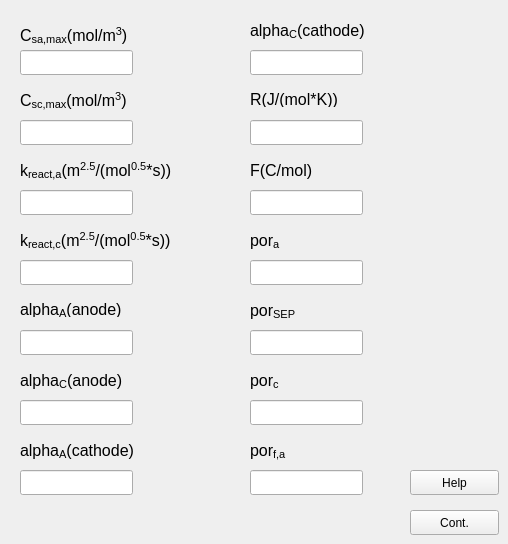
   <widget class="QWidget" name="tab_2">
    <attribute name="title">
     <string>Constant-&gt;</string>
    </attribute>
    <widget class="QLabel" name="label_11">
     <property name="geometry">
      <rect>
       <x>20</x>
       <y>20</y>
       <width>191</width>
       <height>31</height>
      </rect>
     </property>
     <property name="font">
      <font>
       <pointsize>12</pointsize>
      </font>
     </property>
     <property name="text">
      <string>&lt;html&gt;&lt;head/&gt;&lt;body&gt;&lt;p&gt;C&lt;span style=&quot; vertical-align:sub;&quot;&gt;sa,max&lt;/span&gt;(mol/m&lt;span style=&quot; vertical-align:super;&quot;&gt;3&lt;/span&gt;)&lt;/p&gt;&lt;/body&gt;&lt;/html&gt;</string>
     </property>
    </widget>
    <widget class="QLineEdit" name="csmaxa_lineEdit">
     <property name="geometry">
      <rect>
       <x>20</x>
       <y>50</y>
       <width>113</width>
       <height>25</height>
      </rect>
     </property>
    </widget>
    <widget class="QLabel" name="label_12">
     <property name="geometry">
      <rect>
       <x>20</x>
       <y>90</y>
       <width>201</width>
       <height>21</height>
      </rect>
     </property>
     <property name="font">
      <font>
       <pointsize>12</pointsize>
      </font>
     </property>
     <property name="text">
      <string>&lt;html&gt;&lt;head/&gt;&lt;body&gt;&lt;p&gt;C&lt;span style=&quot; vertical-align:sub;&quot;&gt;sc,max&lt;/span&gt;(mol/m&lt;span style=&quot; vertical-align:super;&quot;&gt;3&lt;/span&gt;)&lt;/p&gt;&lt;/body&gt;&lt;/html&gt;</string>
     </property>
    </widget>
    <widget class="QLineEdit" name="csmaxc_lineEdit">
     <property name="geometry">
      <rect>
       <x>20</x>
       <y>120</y>
       <width>113</width>
       <height>25</height>
      </rect>
     </property>
    </widget>
    <widget class="QLabel" name="label_13">
     <property name="geometry">
      <rect>
       <x>20</x>
       <y>160</y>
       <width>221</width>
       <height>21</height>
      </rect>
     </property>
     <property name="font">
      <font>
       <pointsize>12</pointsize>
      </font>
     </property>
     <property name="text">
      <string>&lt;html&gt;&lt;head/&gt;&lt;body&gt;&lt;p&gt;k&lt;span style=&quot; vertical-align:sub;&quot;&gt;react,a&lt;/span&gt;(m&lt;span style=&quot; vertical-align:super;&quot;&gt;2.5&lt;/span&gt;/(mol&lt;span style=&quot; vertical-align:super;&quot;&gt;0.5&lt;/span&gt;*s))&lt;/p&gt;&lt;/body&gt;&lt;/html&gt;</string>
     </property>
    </widget>
    <widget class="QLineEdit" name="kreacta_lineEdit">
     <property name="geometry">
      <rect>
       <x>20</x>
       <y>190</y>
       <width>113</width>
       <height>25</height>
      </rect>
     </property>
    </widget>
    <widget class="QLabel" name="label_14">
     <property name="geometry">
      <rect>
       <x>20</x>
       <y>230</y>
       <width>221</width>
       <height>21</height>
      </rect>
     </property>
     <property name="font">
      <font>
       <pointsize>12</pointsize>
      </font>
     </property>
     <property name="text">
      <string>&lt;html&gt;&lt;head/&gt;&lt;body&gt;&lt;p&gt;k&lt;span style=&quot; vertical-align:sub;&quot;&gt;react,c&lt;/span&gt;(m&lt;span style=&quot; vertical-align:super;&quot;&gt;2.5&lt;/span&gt;/(mol&lt;span style=&quot; vertical-align:super;&quot;&gt;0.5&lt;/span&gt;*s))&lt;/p&gt;&lt;/body&gt;&lt;/html&gt;</string>
     </property>
    </widget>
    <widget class="QLabel" name="label_15">
     <property name="geometry">
      <rect>
       <x>20</x>
       <y>300</y>
       <width>161</width>
       <height>17</height>
      </rect>
     </property>
     <property name="font">
      <font>
       <pointsize>12</pointsize>
      </font>
     </property>
     <property name="text">
      <string>&lt;html&gt;&lt;head/&gt;&lt;body&gt;&lt;p&gt;alpha&lt;span style=&quot; vertical-align:sub;&quot;&gt;A&lt;/span&gt;(anode)&lt;/p&gt;&lt;/body&gt;&lt;/html&gt;</string>
     </property>
    </widget>
    <widget class="QLabel" name="label_16">
     <property name="geometry">
      <rect>
       <x>20</x>
       <y>370</y>
       <width>151</width>
       <height>21</height>
      </rect>
     </property>
     <property name="font">
      <font>
       <pointsize>12</pointsize>
      </font>
     </property>
     <property name="text">
      <string>&lt;html&gt;&lt;head/&gt;&lt;body&gt;&lt;p&gt;alpha&lt;span style=&quot; vertical-align:sub;&quot;&gt;C&lt;/span&gt;(anode)&lt;/p&gt;&lt;/body&gt;&lt;/html&gt;</string>
     </property>
    </widget>
    <widget class="QLineEdit" name="kreactc_lineEdit">
     <property name="geometry">
      <rect>
       <x>20</x>
       <y>260</y>
       <width>113</width>
       <height>25</height>
      </rect>
     </property>
    </widget>
    <widget class="QLineEdit" name="alphaca_lineEdit">
     <property name="geometry">
      <rect>
       <x>20</x>
       <y>400</y>
       <width>113</width>
       <height>25</height>
      </rect>
     </property>
    </widget>
    <widget class="QLineEdit" name="alphaaa_lineEdit">
     <property name="geometry">
      <rect>
       <x>20</x>
       <y>330</y>
       <width>113</width>
       <height>25</height>
      </rect>
     </property>
    </widget>
    <widget class="QLabel" name="label_17">
     <property name="geometry">
      <rect>
       <x>250</x>
       <y>90</y>
       <width>121</width>
       <height>17</height>
      </rect>
     </property>
     <property name="font">
      <font>
       <pointsize>12</pointsize>
      </font>
     </property>
     <property name="text">
      <string>&lt;html&gt;&lt;head/&gt;&lt;body&gt;&lt;p&gt;R(J/(mol*K))&lt;/p&gt;&lt;/body&gt;&lt;/html&gt;</string>
     </property>
    </widget>
    <widget class="QLabel" name="label_18">
     <property name="geometry">
      <rect>
       <x>250</x>
       <y>160</y>
       <width>101</width>
       <height>21</height>
      </rect>
     </property>
     <property name="font">
      <font>
       <pointsize>12</pointsize>
      </font>
     </property>
     <property name="text">
      <string>F(C/mol)</string>
     </property>
    </widget>
    <widget class="QLabel" name="label_19">
     <property name="geometry">
      <rect>
       <x>250</x>
       <y>230</y>
       <width>121</width>
       <height>21</height>
      </rect>
     </property>
     <property name="font">
      <font>
       <pointsize>12</pointsize>
      </font>
     </property>
     <property name="text">
      <string>&lt;html&gt;&lt;head/&gt;&lt;body&gt;&lt;p&gt;por&lt;span style=&quot; vertical-align:sub;&quot;&gt;a&lt;/span&gt;&lt;/p&gt;&lt;/body&gt;&lt;/html&gt;</string>
     </property>
    </widget>
    <widget class="QLineEdit" name="porcea_lineEdit">
     <property name="geometry">
      <rect>
       <x>250</x>
       <y>260</y>
       <width>113</width>
       <height>25</height>
      </rect>
     </property>
    </widget>
    <widget class="QLineEdit" name="f_lineEdit">
     <property name="geometry">
      <rect>
       <x>250</x>
       <y>190</y>
       <width>113</width>
       <height>25</height>
      </rect>
     </property>
    </widget>
    <widget class="QLineEdit" name="r_lineEdit">
     <property name="geometry">
      <rect>
       <x>250</x>
       <y>120</y>
       <width>113</width>
       <height>25</height>
      </rect>
     </property>
    </widget>
    <widget class="QPushButton" name="help_constant_button">
     <property name="geometry">
      <rect>
       <x>410</x>
       <y>470</y>
       <width>89</width>
       <height>25</height>
      </rect>
     </property>
     <property name="text">
      <string>Help</string>
     </property>
    </widget>
    <widget class="QLineEdit" name="alphaac_lineEdit">
     <property name="geometry">
      <rect>
       <x>20</x>
       <y>470</y>
       <width>113</width>
       <height>25</height>
      </rect>
     </property>
    </widget>
    <widget class="QLabel" name="label_32">
     <property name="geometry">
      <rect>
       <x>20</x>
       <y>440</y>
       <width>161</width>
       <height>21</height>
      </rect>
     </property>
     <property name="font">
      <font>
       <pointsize>12</pointsize>
      </font>
     </property>
     <property name="text">
      <string>&lt;html&gt;&lt;head/&gt;&lt;body&gt;&lt;p&gt;alpha&lt;span style=&quot; vertical-align:sub;&quot;&gt;A&lt;/span&gt;(cathode)&lt;/p&gt;&lt;/body&gt;&lt;/html&gt;</string>
     </property>
    </widget>
    <widget class="QLineEdit" name="porcesp_lineEdit">
     <property name="geometry">
      <rect>
       <x>250</x>
       <y>330</y>
       <width>113</width>
       <height>25</height>
      </rect>
     </property>
    </widget>
    <widget class="QLabel" name="label_33">
     <property name="geometry">
      <rect>
       <x>250</x>
       <y>300</y>
       <width>111</width>
       <height>21</height>
      </rect>
     </property>
     <property name="font">
      <font>
       <pointsize>12</pointsize>
      </font>
     </property>
     <property name="text">
      <string>&lt;html&gt;&lt;head/&gt;&lt;body&gt;&lt;p&gt;por&lt;span style=&quot; vertical-align:sub;&quot;&gt;SEP&lt;/span&gt;&lt;/p&gt;&lt;/body&gt;&lt;/html&gt;</string>
     </property>
    </widget>
    <widget class="QLineEdit" name="porcec_lineEdit">
     <property name="geometry">
      <rect>
       <x>250</x>
       <y>400</y>
       <width>113</width>
       <height>25</height>
      </rect>
     </property>
    </widget>
    <widget class="QLabel" name="label_35">
     <property name="geometry">
      <rect>
       <x>250</x>
       <y>370</y>
       <width>121</width>
       <height>21</height>
      </rect>
     </property>
     <property name="font">
      <font>
       <pointsize>12</pointsize>
      </font>
     </property>
     <property name="text">
      <string>&lt;html&gt;&lt;head/&gt;&lt;body&gt;&lt;p&gt;por&lt;span style=&quot; vertical-align:sub;&quot;&gt;c&lt;/span&gt;&lt;/p&gt;&lt;/body&gt;&lt;/html&gt;</string>
     </property>
    </widget>
    <widget class="QLineEdit" name="porfa_lineEdit">
     <property name="geometry">
      <rect>
       <x>250</x>
       <y>470</y>
       <width>113</width>
       <height>25</height>
      </rect>
     </property>
    </widget>
    <widget class="QLabel" name="label_36">
     <property name="geometry">
      <rect>
       <x>250</x>
       <y>440</y>
       <width>121</width>
       <height>21</height>
      </rect>
     </property>
     <property name="font">
      <font>
       <pointsize>12</pointsize>
      </font>
     </property>
     <property name="text">
      <string>&lt;html&gt;&lt;head/&gt;&lt;body&gt;&lt;p&gt;por&lt;span style=&quot; vertical-align:sub;&quot;&gt;f,a&lt;/span&gt;&lt;/p&gt;&lt;/body&gt;&lt;/html&gt;</string>
     </property>
    </widget>
    <widget class="QPushButton" name="constant_cont_button">
     <property name="geometry">
      <rect>
       <x>410</x>
       <y>510</y>
       <width>89</width>
       <height>25</height>
      </rect>
     </property>
     <property name="text">
      <string>Cont.</string>
     </property>
    </widget>
    <widget class="QLabel" name="label_54">
     <property name="geometry">
      <rect>
       <x>250</x>
       <y>20</y>
       <width>201</width>
       <height>21</height>
      </rect>
     </property>
     <property name="font">
      <font>
       <pointsize>12</pointsize>
      </font>
     </property>
     <property name="text">
      <string>&lt;html&gt;&lt;head/&gt;&lt;body&gt;&lt;p&gt;alpha&lt;span style=&quot; vertical-align:sub;&quot;&gt;C&lt;/span&gt;(cathode)&lt;/p&gt;&lt;/body&gt;&lt;/html&gt;</string>
     </property>
    </widget>
    <widget class="QLineEdit" name="alphacc_lineEdit">
     <property name="geometry">
      <rect>
       <x>250</x>
       <y>50</y>
       <width>113</width>
       <height>25</height>
      </rect>
     </property>
    </widget>
   </widget>
